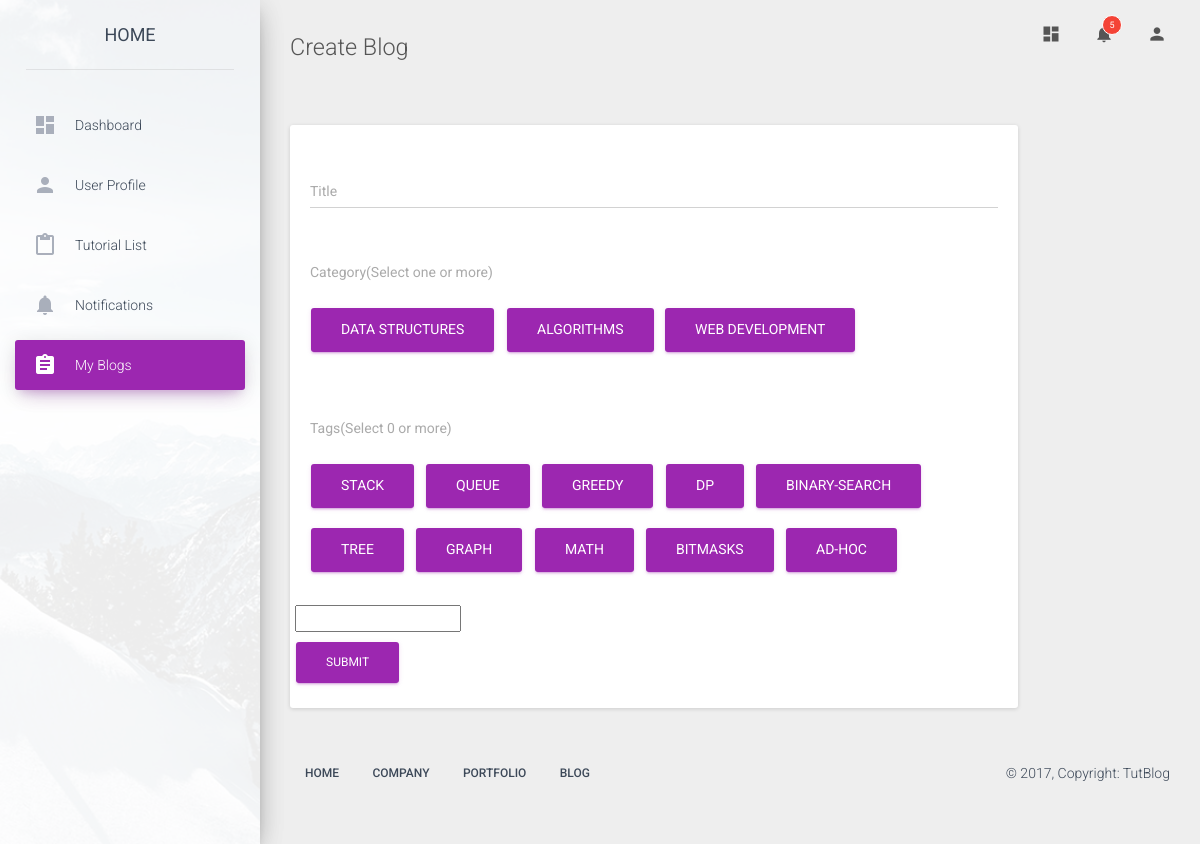
Page /blogs/create/ (signed in) on the committed database.
### Blogs/models.py (models this page shows, shortened)
class Category(models.Model):
	title = models.CharField(max_length=100, db_index=True)
	slug = models.SlugField(max_length=100, db_index=True, unique=True)
	def __str__(self):
		return self.title

class Tags(models.Model):
	name = models.CharField(max_length=100, unique=True)
	def __str__(self):
		return self.name

### Blogs/views.py (the view)
@login_required(login_url="/login/")
def create_blog(request):
	x=1
	if request.method == 'POST':
		form = BlogForm(request.POST, request.FILES)
		if(form.is_valid()):
			instance = form.save(commit=False)
			instance.author = request.user
			instance.save()
			return redirect('myblogs')
	else:
		form=BlogForm
	return render(request,"create_blog.html", {
        'form': form,
        'x': x,
    })

### Templates/create_blog.html (shortened to what this page needs)
{% load static %}
<!doctype html>
<html lang="en">
<head>
	<link href="{% static 'bootstrap/css/bootstrap.min.css' %}" rel="stylesheet" />
	<link href="{% static 'ihover/css/ihover.min.css' %}" rel="stylesheet" />
	<link href="{% static 'material-dashboard/css/material-dashboard.css' %}" rel="stylesheet"/>
	<link href="{% static 'material-dashboard/css/dashboard.css' %}" rel="stylesheet" />
	<link href="{% static 'font-awesome/css/font-awesome.min.css' %}" rel="stylesheet">
</head>
<body>
	<div class="wrapper">
		<div class="sidebar" data-color="purple" data-image="../static/material-dashboard/img/sidebar-1.jpg">
			<div class="logo">
				<a href="#" class="simple-text">
					Home
				</a>
			</div>
			<div class="sidebar-wrapper">
				<ul class="nav">
					<li>
						<a href="dashboard.html">
							<i class="material-icons">dashboard</i>
							<p>Dashboard</p>
						</a>
					</li>
					<li>
						<a href="user.html">
							<i class="material-icons">person</i>
							<p>User Profile</p>
						</a>
					</li>
					<li>
						<a href="tutorial.html">
							<i class="material-icons">content_paste</i>
							<p>Tutorial List</p>
						</a>
					</li>
					<li>
						<a href="notifications.html">
							<i class="material-icons text-gray">notifications</i>
							<p>Notifications</p>
						</a>
					</li>
					<li class="active">
						<a href="myblogs.html">
							<i class="material-icons">assignment</i>
							<p>My Blogs</p>
						</a>
					</li>
				</ul>
			</div>
		</div>
		<div class="main-panel">
			<nav class="navbar navbar-transparent navbar-absolute">
				<div class="container-fluid">
					<div class="navbar-header">
						<a  class="navbar-brand" href="#"><h4>{% if x == 1 %}Create Blog{% else %}Create Tutorial{% endif %}</h4></a>
					</div>
					<div class="collapse navbar-collapse">
						<ul class="nav navbar-nav navbar-right">
							<li>
								<a href="#pablo" class="dropdown-toggle" data-toggle="dropdown">
									<i class="material-icons">dashboard</i>
								</a>
							</li>
							<li class="dropdown">
								<a href="#" class="dropdown-toggle" data-toggle="dropdown">
									<i class="material-icons">notifications</i>
									<span class="notification">5</span>
								</a>
							</li>
							<li>
								<a href="#pablo" class="dropdown-toggle" data-toggle="dropdown">
									<i class="material-icons">person</i>
								</a>
							</li>
						</ul>
					</div>
				</div>
			</nav>
			<div class="content">
				<div class="container-fluid">
					<div class="row">
						<div class="col-sm-10">
							<div class="card">
								<div class="card-content">
									<form method="post" enctype="multipart/form-data">
										<div class="row">
											<div class="col-md-12">
												<div class="form-group label-floating">
													<label class="control-label">Title</label>
													<div class="controls">{{ form.title }}</div>
												</div>
											</div>
										</div>
										<div class="row">
											<div class="col-md-12">
												<div class="form-group label-floating">
													<label>Category(Select one or more)</label>
													<p>
														<div data-toggle="buttons">
														{% for checkbox in form.category %}
														    <label class="btn btn-primary">
														    {{ checkbox.tag }} {{ checkbox.choice_label }}
														    </label>
														{% endfor %}
														</div>
													</p>
												</div>
											</div>
										</div>
										<div class="row">
											<div class="col-md-12">
												<div class="form-group label-floating">
													<label>Tags(Select 0 or more)</label>
													<p>
														<div data-toggle="buttons">
														{% for checkbox in form.tags %}
														    <label class="btn btn-primary">
														    {{ checkbox.tag }} {{ checkbox.choice_label }}
														    </label>
														{% endfor %}
													</p>
												</div>
											</div>
										</div>
										{{form.body}}
										<div class="form-actions">
											<button type="submit" class="btn btn-primary" >Submit</button>
										</div>
									</form>
								</div>
							</div>
						</div>
					</div>
				</div>
			</div>
			<footer class="footer">
				<div class="container-fluid">
					<nav class="pull-left">
						<ul>
							<li>
								<a href="#">
									Home
								</a>
							</li>
							<li>
								<a href="#">
									Company
								</a>
							</li>
							<li>
								<a href="#">
									Portfolio
								</a>
							</li>
							<li>
								<a href="#">
									Blog
								</a>
							</li>
						</ul>
					</nav>
					<p class="copyright pull-right">
						&copy; 2017, Copyright: TutBlog
					</p>
				</div>
			</footer>
		</div>
	</div>
</body>
</html>

### rows in the picture
Category: choice_label "DATA STRUCTURES"
Category: choice_label "ALGORITHMS"
Category: choice_label "WEB DEVELOPMENT"
Tags: choice_label "STACK"
Tags: choice_label "QUEUE"
Tags: choice_label "GREEDY"
Tags: choice_label "DP"
Tags: choice_label "BINARY-SEARCH"
Tags: choice_label "TREE"
Tags: choice_label "GRAPH"
Tags: choice_label "MATH"
Tags: choice_label "BITMASKS"
Tags: choice_label "AD-HOC"
